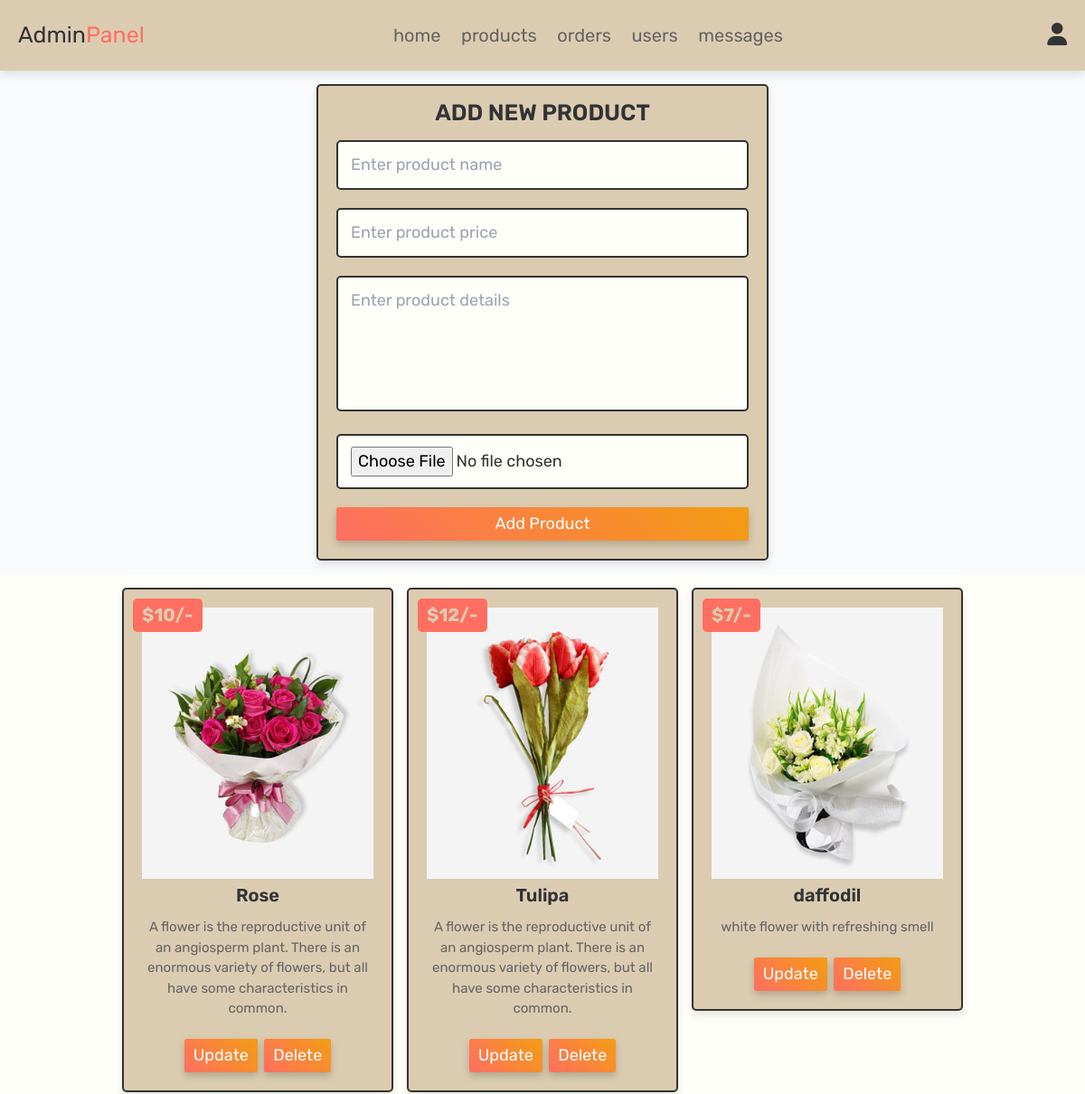
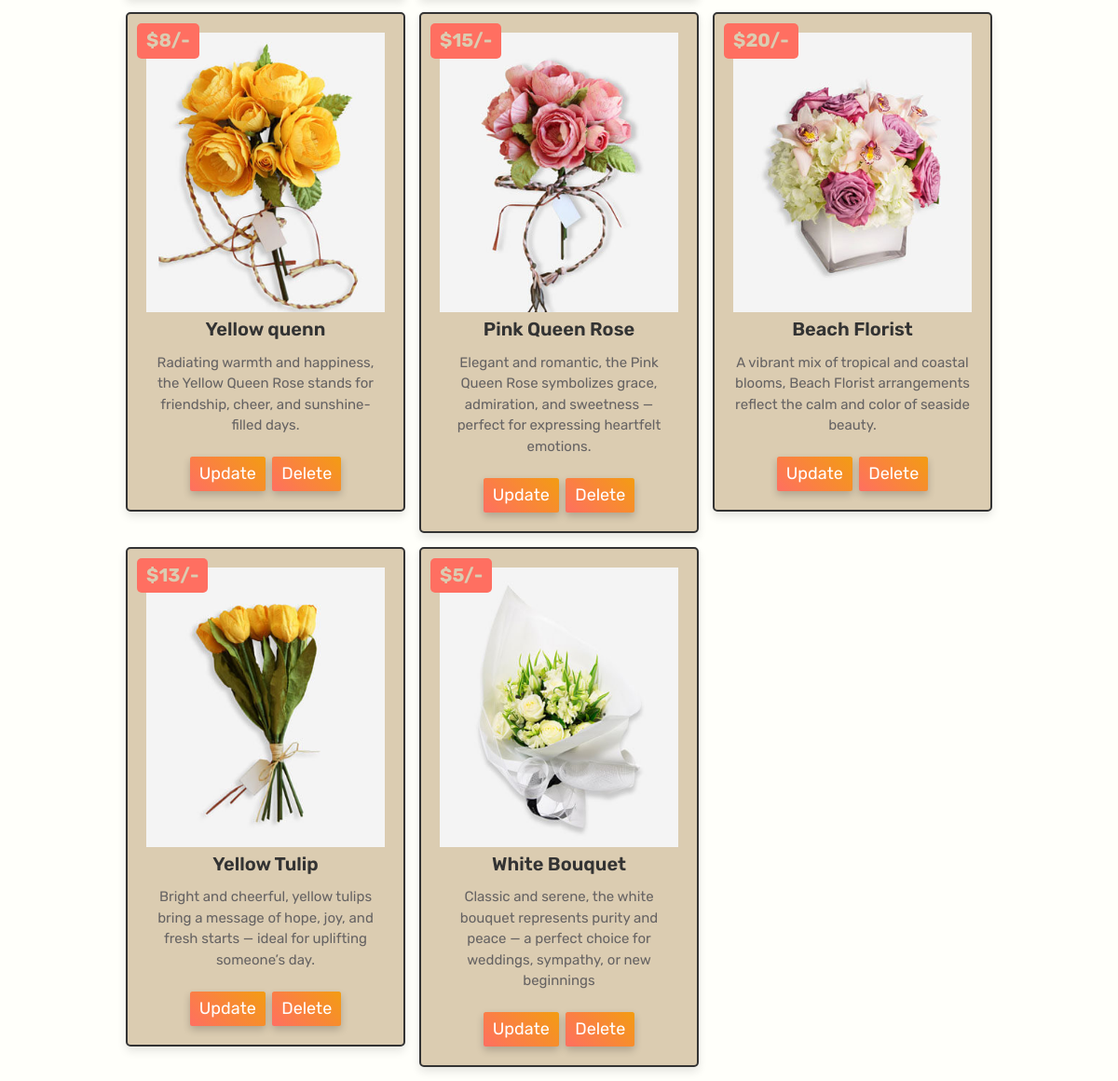
Screenshot of /admin_products.php (signed in) with the database file from the repository (2 pictures, top to bottom).
### tables this page shows
CREATE TABLE `products` (
  `id` int(11) NOT NULL,
  `name` varchar(255) DEFAULT NULL,
  `details` text DEFAULT NULL,
  `price` float DEFAULT NULL,
  `image` varchar(255) DEFAULT NULL
);

### admin_products.php (the view, shortened to what this page needs)
<?php
@include 'config.php';
?>
<!DOCTYPE html>
<html lang="en">
<head>
   <link rel="stylesheet" href="https://cdnjs.cloudflare.com/ajax/libs/font-awesome/6.4.0/css/all.min.css">
   <script src="https://cdn.tailwindcss.com"></script>
   <link rel="stylesheet" href="css/admin_style.css">
</head>
<body>
<?php @include 'admin_header.php'; ?>
<section class="add-products p-6 bg-gray-50">
   <form action="" method="POST" enctype="multipart/form-data" class="max-w-lg mx-auto bg-white p-6 rounded-lg shadow">
      <h3 class="text-2xl font-semibold mb-4 text-center">Add New Product</h3>
      <input type="text" class="box w-full mb-3 p-2 border rounded" required placeholder="Enter product name" name="name">
      <input type="number" min="0" class="box w-full mb-3 p-2 border rounded" required placeholder="Enter product price" name="price">
      <textarea name="details" class="box w-full mb-3 p-2 border rounded" required placeholder="Enter product details" cols="30" rows="5"></textarea>
      <input type="file" accept="image/jpg, image/jpeg, image/png" required class="box w-full mb-4" name="image">
      <input type="submit" value="Add Product" name="add_product" class="btn w-full bg-primary text-white p-2 rounded hover:bg-pink-600">
   </form>
</section>
<section class="show-products p-6">
   <div class="box-container grid grid-cols-1 md:grid-cols-2 lg:grid-cols-3 gap-6">
      <?php
         $select_products = mysqli_query($conn, "SELECT * FROM `products`") or die('query failed');
         if (mysqli_num_rows($select_products) > 0) {
            while ($fetch_products = mysqli_fetch_assoc($select_products)) {
      ?>
      <div class="box bg-white p-4 shadow rounded text-center">
         <div class="price text-xl font-bold text-primary mb-2">$<?php echo $fetch_products['price']; ?>/-</div>
         <img class="image w-full h-48 object-cover mb-2" src="uploaded_img/<?php echo $fetch_products['image']; ?>" alt="">
         <div class="name font-semibold text-lg mb-1"><?php echo $fetch_products['name']; ?></div>
         <div class="details text-sm text-gray-600 mb-3"><?php echo $fetch_products['details']; ?></div>
         <a href="admin_update_product.php?update=<?php echo $fetch_products['id']; ?>" class="option-btn inline-block px-4 py-2 bg-accent text-white rounded hover:bg-green-600 mr-2">Update</a>
         <a href="admin_products.php?delete=<?php echo $fetch_products['id']; ?>" class="delete-btn inline-block px-4 py-2 bg-red-500 text-white rounded hover:bg-red-700" onclick="return confirm('Delete this product?');">Delete</a>
      </div>
      <?php
         }
      } else {
         echo '<p class="empty col-span-3 text-center text-gray-500">No products added yet!</p>';
      }
      ?>
   </div>
</section>
</body>
</html>
</body>
</html>

### admin_header.php (shortened to what this page needs)
<header class="header">
   <div class="flex">
      <a href="admin_page.php" class="logo">Admin<span>Panel</span></a>
      <nav class="navbar">
         <a href="admin_page.php">home</a>
         <a href="admin_products.php">products</a>
         <a href="admin_orders.php">orders</a>
         <a href="admin_users.php">users</a>
         <a href="admin_contacts.php">messages</a>
      </nav>
      <div class="icons">
         <div id="user-btn" class="fas fa-user"></div>
      </div>
   </div>
</header>

### css/admin_style.css (style rules this page uses)
:root { --pink: #ff6f61; --red: #e74c3c; --orange: #f39c12; --black: #333; --white: #dbccb1; --light-color: #666363; --light-white: #fae2d2; --light-bg: #fffffa; --border: .2rem solid var(--black); --box-shadow: 0 .5rem 1rem rgba(0, 0, 0, .1); }
* { font-family: 'Rubik', sans-serif; margin: 0; padding: 0; box-sizing: border-box; outline: none; border: none; text-decoration: none; transition: all .3s ease; }
html { font-size: 62.5%; overflow-x: hidden; scroll-behavior: smooth; scroll-padding-top: 6.5rem; }
body { background: var(--light-bg); }
section { padding: 3rem 2rem; }
.btn, .delete-btn, .option-btn { display: inline-block; border-radius: .5rem; margin-top: 1rem; font-size: 1.8rem; color: var(--white); cursor: pointer; padding: 1rem 3rem; text-transform: capitalize; background: linear-gradient(45deg, var(--pink), var(--orange)); box-shadow: 0 4px 8px rgba(0, 0, 0, 0.2); }
.header { position: sticky; top: 0; left: 0; right: 0; z-index: 1000; background-color: var(--white); box-shadow: var(--box-shadow); }
.header .flex { display: flex; align-items: center; justify-content: space-between; padding: 2rem; max-width: 1200px; margin: 0 auto; position: relative; }
.header .flex .icons div { font-size: 2.5rem; margin-left: 1.7rem; cursor: pointer; color: var(--black); }
.header .flex .navbar a { margin: 0 1rem; font-size: 2rem; color: var(--light-color); }
.header .flex .logo { font-size: 2.5rem; color: var(--black); }
.header .flex .logo span { color: var(--pink); }
.add-products form { max-width: 50rem; border-radius: .5rem; background-color: var(--white); border: var(--border); padding: 2rem; text-align: center; margin: 0 auto; box-shadow: var(--box-shadow); }
.add-products form h3 { font-size: 2.5rem; text-transform: uppercase; color: var(--black); margin-bottom: 1rem; }
.add-products form .box { width: 100%; margin: 1rem 0; font-size: 1.8rem; color: var(--black); border-radius: .5rem; background-color: var(--light-bg); padding: 1.2rem 1.4rem; border: var(--border); }
.add-products form textarea { height: 15rem; resize: none; }
.show-products .box-container { display: grid; grid-template-columns: repeat(auto-fit, 30rem); gap: 1.5rem; align-items: flex-start; max-width: 1200px; margin: 0 auto; justify-content: center; }
.show-products .box-container .box { text-align: center; padding: 2rem; border: var(--border); background-color: var(--white); box-shadow: var(--box-shadow); border-radius: .5rem; position: relative; }
.show-products .box-container .box .image { height: 30rem; margin-bottom: .5rem; }
.show-products .box-container .box .price { background-color: var(--pink); position: absolute; top: 1rem; left: 1rem; border-radius: .5rem; color: var(--white); padding: 1rem; font-size: 2rem; }
.show-products .box-container .box .name { margin: 1rem 0; font-size: 2rem; color: var(--black); }
.show-products .box-container .box .details { line-height: 1.5; color: var(--light-color); font-size: 1.5rem; padding: .5rem 0; }

### rows the page displays
products: price "10", image (picture), name "Rose", details "A flower is the reproductive unit of an angiosperm plant. There is an enormous variety of flowers, but all have some characteristics in common."
products: price "12", image (picture), name "Tulipa", details "A flower is the reproductive unit of an angiosperm plant. There is an enormous variety of flowers, but all have some characteristics in common."
products: price "7", image (picture), name "daffodil", details "white flower with refreshing smell"
products: price "8", image (picture), name "Yellow quenn", details "Radiating warmth and happiness, the Yellow Queen Rose stands for friendship, cheer, and sunshine-filled days."
products: price "15", image (picture), name "Pink Queen Rose", details "Elegant and romantic, the Pink Queen Rose symbolizes grace, admiration, and sweetness — perfect for expressing heartfelt emotions."
products: price "20", image (picture), name "Beach Florist", details "A vibrant mix of tropical and coastal blooms, Beach Florist arrangements reflect the calm and color of seaside beauty."
products: price "13", image (picture), name "Yellow Tulip", details "Bright and cheerful, yellow tulips bring a message of hope, joy, and fresh starts — ideal for uplifting someone’s day."
products: price "5", image (picture), name "White Bouquet", details "Classic and serene, the white bouquet represents purity and peace — a perfect choice for weddings, sympathy, or new beginnings"
